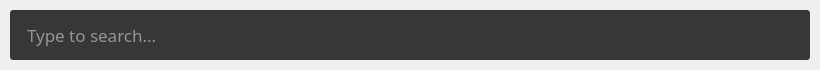
<?xml version="1.0" encoding="UTF-8"?>
<ui version="4.0">
 <class>MainWindow</class>
 <widget class="QMainWindow" name="MainWindow">
  <property name="windowModality">
   <enum>Qt::ApplicationModal</enum>
  </property>
  <property name="geometry">
   <rect>
    <x>0</x>
    <y>0</y>
    <width>820</width>
    <height>70</height>
   </rect>
  </property>
  <property name="minimumSize">
   <size>
    <width>0</width>
    <height>70</height>
   </size>
  </property>
  <property name="contextMenuPolicy">
   <enum>Qt::NoContextMenu</enum>
  </property>
  <property name="windowTitle">
   <string>MainWindow</string>
  </property>
  <property name="autoFillBackground">
   <bool>false</bool>
  </property>
  <property name="styleSheet">
   <string notr="true">QMainWindow {
	background: none;
}</string>
  </property>
  <widget class="QWidget" name="centralWidget">
   <property name="sizePolicy">
    <sizepolicy hsizetype="Expanding" vsizetype="Expanding">
     <horstretch>0</horstretch>
     <verstretch>0</verstretch>
    </sizepolicy>
   </property>
   <property name="styleSheet">
    <string notr="true"/>
   </property>
   <layout class="QVBoxLayout" name="verticalLayout" stretch="0">
    <property name="spacing">
     <number>0</number>
    </property>
    <property name="leftMargin">
     <number>10</number>
    </property>
    <property name="topMargin">
     <number>10</number>
    </property>
    <property name="rightMargin">
     <number>10</number>
    </property>
    <property name="bottomMargin">
     <number>10</number>
    </property>
    <item>
     <widget class="QWidget" name="wrapper" native="true">
      <property name="sizePolicy">
       <sizepolicy hsizetype="Expanding" vsizetype="Expanding">
        <horstretch>0</horstretch>
        <verstretch>0</verstretch>
       </sizepolicy>
      </property>
      <property name="minimumSize">
       <size>
        <width>800</width>
        <height>50</height>
       </size>
      </property>
      <property name="maximumSize">
       <size>
        <width>16777215</width>
        <height>16777215</height>
       </size>
      </property>
      <property name="styleSheet">
       <string notr="true">QWidget {
	border-radius: 3px;
	background: #373737;
}</string>
      </property>
      <layout class="QVBoxLayout" name="verticalLayout_2">
       <property name="leftMargin">
        <number>15</number>
       </property>
       <property name="topMargin">
        <number>10</number>
       </property>
       <property name="rightMargin">
        <number>15</number>
       </property>
       <property name="bottomMargin">
        <number>10</number>
       </property>
       <item>
        <widget class="QLineEdit" name="searchInput">
         <property name="sizePolicy">
          <sizepolicy hsizetype="Expanding" vsizetype="Preferred">
           <horstretch>0</horstretch>
           <verstretch>0</verstretch>
          </sizepolicy>
         </property>
         <property name="minimumSize">
          <size>
           <width>0</width>
           <height>0</height>
          </size>
         </property>
         <property name="maximumSize">
          <size>
           <width>16777215</width>
           <height>50</height>
          </size>
         </property>
         <property name="font">
          <font>
           <family>Fira Code</family>
           <pointsize>13</pointsize>
          </font>
         </property>
         <property name="contextMenuPolicy">
          <enum>Qt::NoContextMenu</enum>
         </property>
         <property name="layoutDirection">
          <enum>Qt::LeftToRight</enum>
         </property>
         <property name="styleSheet">
          <string notr="true">QLineEdit {
	color: rgb(243, 243, 243);
}</string>
         </property>
         <property name="placeholderText">
          <string>Type to search...</string>
         </property>
        </widget>
       </item>
      </layout>
     </widget>
    </item>
   </layout>
  </widget>
 </widget>
 <layoutdefault spacing="6" margin="11"/>
 <resources/>
 <connections/>
</ui>
